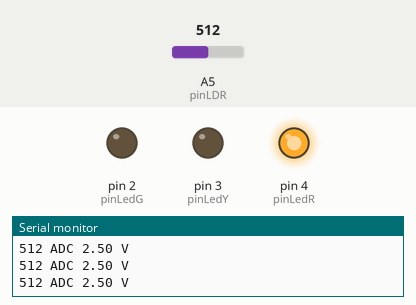
This sketch was run on a simulated Arduino Uno, built with avr-gcc and run on an emulated ATmega328P. On the bench: output pins drawn as LEDs (lit = HIGH), the last lines printed to the serial monitor. Inputs (shaded band) come from the test bench; at power-on: A5 (pinLDR) = 512.

Above: at 1.2 s.
1.3 s: A5 (pinLDR) set to 595
2.8 s: A5 (pinLDR) set to 626
At 3.3 s:
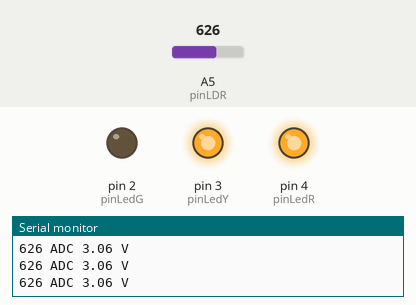
4.3 s: A5 (pinLDR) set to 837
5.8 s: A5 (pinLDR) set to 866
At 7.0 s:
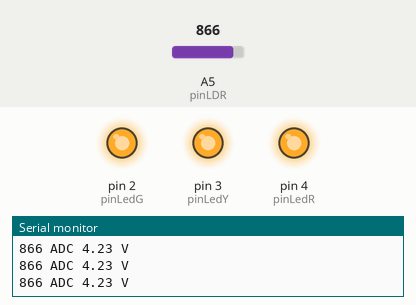
7.3 s: A5 (pinLDR) set to 246
At 8.6 s:
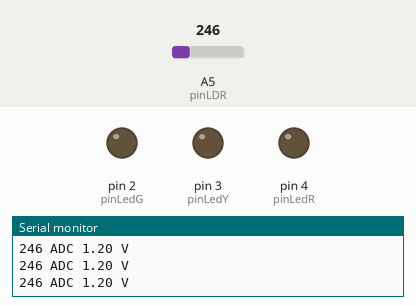
8.9 s: A5 (pinLDR) set to 274
At 10.0 s:
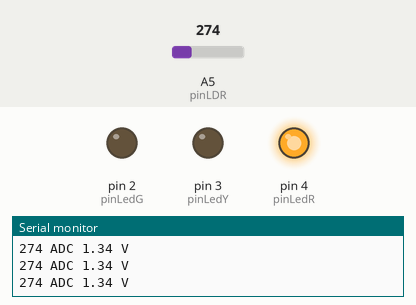
Timing chart, 0 to 11.5 s (numbered marks = the images above; inputs shaded):
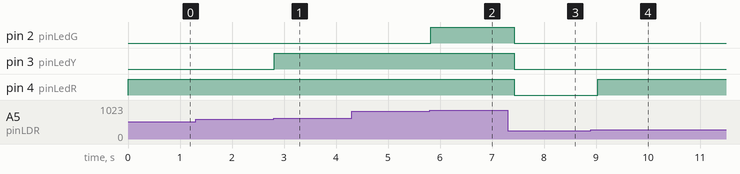

The sketch:

Ej2_luz_LDR.ino
```cpp
/*
  Curso básico de Arduino Módulo 2 -  Ejemplo 2: Luz con LDR
    Julián Andrés Castro
    Universidad Nacional de Colombia
    CEIMTUN -  RAS, IEEE

  Este código de ejemplo está en el dominio público.
  https://www.arduino.cc/en/Tutorial/HomePage

  ------------------------
  INTERRUPTOR CON LUZ Y LDR
  ------------------------
*/

int pinLedG = 2;                  // Pin conecta led Verde
int pinLedY = 3;                  // Pin conecta led Amarillo
int pinLedR = 4;                  // Pin conecta led Rojo

int pinLDR = A5;                  // Pin analógico entrada del LDR
int valorLDR = 0;                 // Almacena el valor del LDR
float voltajeLDR = 0.0;           // Almacena el valor del voltaje del LDR

void setup()
{
  pinMode(pinLedR, OUTPUT);       // Configura como salida el pin del led
  pinMode(pinLedY, OUTPUT);
  pinMode(pinLedG, OUTPUT);

  Serial.begin(9600);             //  Configura el puerto serial
}

void loop()
{
  digitalWrite(pinLedR, LOW);     // Apaga el led R al iniciar el ciclo
  digitalWrite(pinLedY, LOW);
  digitalWrite(pinLedG, LOW);

  valorLDR = analogRead(pinLDR);  // Lee el valor de voltaje del LDR
  voltajeLDR = valorLDR * 5.0 / 1024.0;

  Serial.print(valorLDR);
  Serial.print(" ADC ");
  Serial.print(voltajeLDR);       // Voltaje leído en el monitor serial
  Serial.println(" V");

  // Encender los leds de acuerdo al valor de ADC
  if (valorLDR > 256.0) {
    digitalWrite(pinLedR, HIGH);
  }
  if (valorLDR > 612.0) {
    digitalWrite(pinLedY, HIGH);
  }
  if (valorLDR > 850.0) {
    digitalWrite(pinLedG, HIGH);
  }
  delay(200); // Esperar 200 milisegundos antes de actualizar
}
```

Measured:
- the behaviour switches between 612 and 613 on A5 (pinLDR) (found by bisection; images 0 and 1)
- the behaviour switches between 850 and 851 on A5 (pinLDR) (found by bisection; images 1 and 2)
- the behaviour switches between 256 and 257 on A5 (pinLDR) (found by bisection; images 3 and 4)
- after the input at 2.8 s, pin 3 (pinLedY): LOW → HIGH at once
- after the input at 5.8 s, pin 2 (pinLedG): LOW → HIGH at once
- after the input at 7.3 s, pin 2 (pinLedG), pin 3 (pinLedY), pin 4 (pinLedR): HIGH → LOW after 0.13 s
- after the input at 8.9 s, pin 4 (pinLedR): LOW → HIGH after 0.13 s
